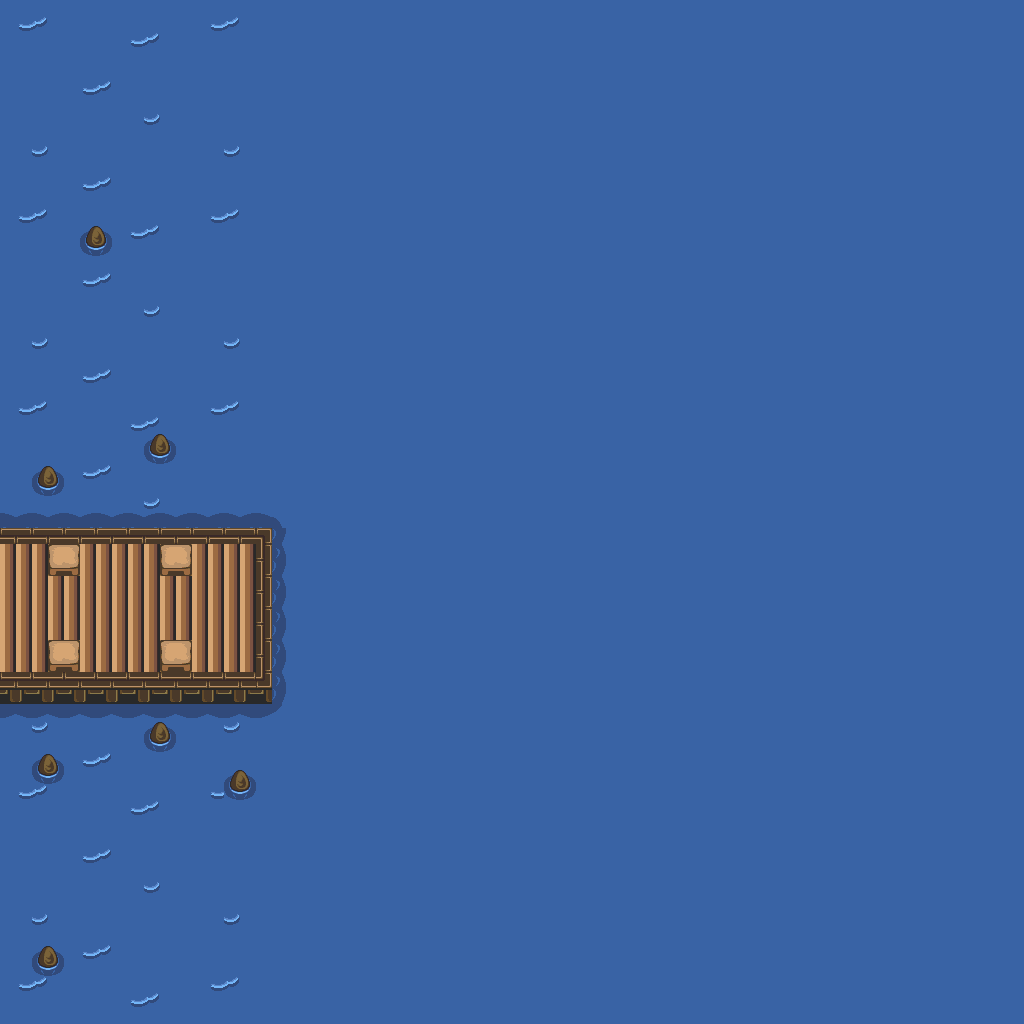

A 2D game scene composited from a Tiled map and its tileset images. What follows is a short description and the map's XML, with each tile layer's data collapsed to a summary:
An orthogonal 64x64 tile map with 16x16 px tiles, 1 tile layer (base), 2 hidden layers not drawn and 1 object.

<map version="1.10" tiledversion="1.12.1" orientation="orthogonal" renderorder="right-down" width="64" height="64" tilewidth="16" tileheight="16" infinite="0" nextlayerid="4" nextobjectid="2">
 <tileset firstgid="1" source="../classiciphone_pics4.tsx" />
 <layer id="1" name="base" width="64" height="64">
  <data>[4096 cells, 4096 non-empty, 31 distinct tile ids]</data>
 </layer>
 <layer id="2" name="collision" width="64" height="64" visible="0">
  <properties><property name="collision" value="true" /></properties>
  <data>[4096 cells, 73 non-empty, 1 distinct tile ids]</data>
 </layer>
 <layer id="3" name="water" width="64" height="64" visible="0">
  <properties><property name="terrain" value="water" /></properties>
  <data>[4096 cells, 3895 non-empty, 1 distinct tile ids]</data>
 </layer>
 <objectgroup id="4" name="npcs">
  <object id="1" x="224.0" y="544.0" width="16" height="16">
   <properties>
    <property name="script" type="string">-- Auto-converted from GraalScript
-- // Graal2001 NPC by Stefan Knorr
-- if (created) {
-- // Initialize the attributes
-- showcharacter;
-- setcharprop #3,head916.png;
-- setcharprop #C0,orange;
-- setcharprop #C1,pink;
-- setcharprop #C2,white;
-- setcharprop #C3,red;
-- setcharprop #C4,blue;
-- setcharprop #8,bodypeach.png;
-- setcharprop #2,camera-shield.png;
-- shieldpower = 1;
-- dir = 3;
end</property>
   </properties>
  </object>
 </objectgroup>
</map>
